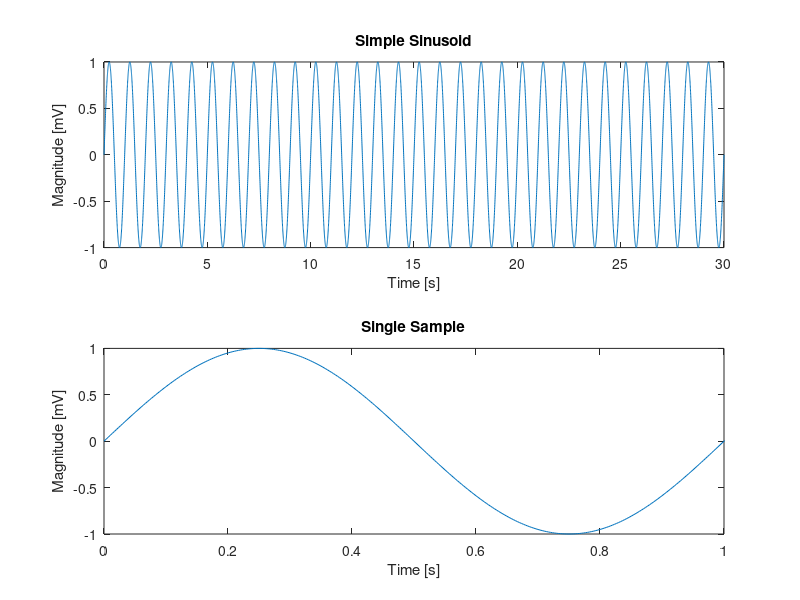
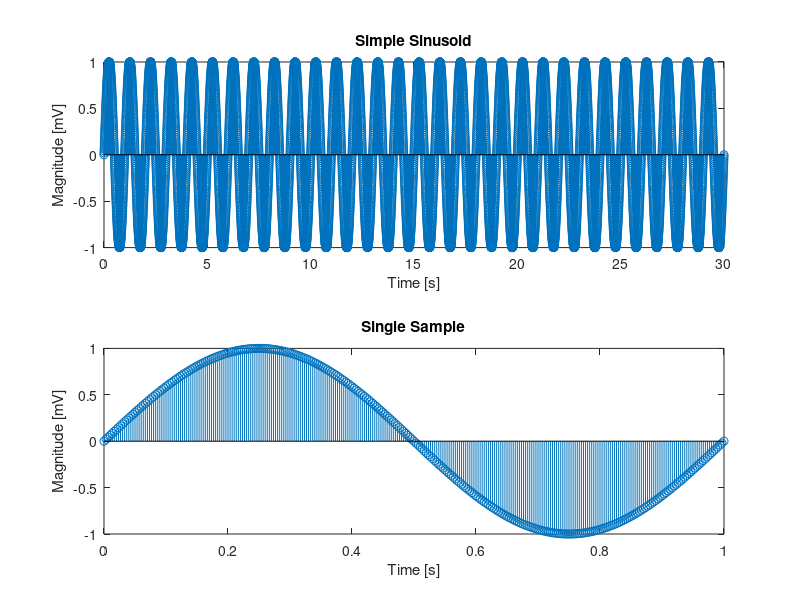

Here is the MATLAB script that generated these plots, in order: (Note: this script raises an error after producing the figures.)
%{
% Name: Joshua Vincent
% Lab: BIOE 162
% Session: M | T
% Date: 25 January 2021
%}

clear

% Model a simple sinusoid
fs = 300; % This is the sampling rate in the PhysioNet
dt = 1/fs; % Time between samples
ns = 30; % This is the median sample time in PhysioNet
t = 0:dt:ns;
a = 1;
f = 1; % 1 Hz
period = 1/f;
omega = 2*pi*f;
phi = 0;
y = a*sin((omega*t) + phi);

% Plot the data continuously
figure() % Create a new figure
subplot(211) % Switch to first figure
plot(t, y)
xlabel("Time [s]")
ylabel("Magnitude [mV]") % As an example
title("Simple Sinusoid")

% Zoom in on a single sample
subplot(212) % Switch to second row
plot(t, y)
xlim([0 period])
xlabel("Time [s]")
ylabel("Magnitude [mV]")
title("Single Sample")

% Plot the data discretely
figure()
subplot(211)
stem(t, y)
xlabel("Time [s]")
ylabel("Magnitude [mV]") % As an example
title("Simple Sinusoid")
subplot(212)
stem(t, y)
xlim([0 period])
xlabel("Time [s]")
ylabel("Magnitude [mV]")
title("Single Sample")

% Changing between coordinate spaces
a = [10 -13];
b = [-5 3];
[th, r] = cart2pol(a, b); % Cartesian to polar
fprintf("Theta: %f\tR: %f\n", th, r)
[u, v] = pol2cart(th, r); % Polar to cartesian
fprintf("u: %f\tv: %f\n", u, v)

% It is more convenient to perform calculations in polar space
a = [8 3];
b = [5 -6];
[th, r] = cart2pol(a, b); % Cartesian to polar
fprintf("Theta: %f\tR: %f\n", th, r)
z = r.*exp(1j*th);
fprintf("z(1): %f\tz(2): %f\n", z(1), z(2))
product = z(1)*z(2);
quotient = z(1)/z(2);
power = z(1)^3;
fprintf("Product: %f\tQuotient: %f\tPower: %f\n", product, quotient, power) % Only prints real components.
% Convert to polar form
a = [real(product) real(quotient) real(power)];
b = [imag(product) imag(quotient) imag(power)];
[th, r] = cart2pol(a, b)

% Addition of complex numbers in cartesian space
a = [5 3];
b = [5 4];
z = complex(a, b);
sum = z(1) + z(2);
fprintf("Sum: %f\n", sum)

% Addition of complex numbers in polar space
th = [pi/6 pi/5];
r = [2 10];
z = r.*exp(1j*th);
sum = z(1) + z(2);
fprintf("Sum: %f\n", sum)

% Condense multiple sinusoids into a single sinusoids
a = 5;
b = -1;
[c, th] = condense(a, b);
fprintf("c: %f\ttheta: %f\n", c, th)

% Plotting sinusoids and exponentially-varying sinusoids
t = 0:dt:50;
figure()

omega = pi/10;
theta = pi/3;
a = 3;
b = 2;
y = (a*cos((omega*t) + theta)) + (b*sin(omega*t));
subplot(211)
plot(t, y)
xlabel("Time [s]")
ylabel("Magnitude")
title("Superposition of Sinusoids")

omega1 = -0.2;
omega2 = pi/4;
a = 3;
y = a*exp(omega1*t).*cos(omega2*t);
subplot(212)
plot(t, y)
xlabel("Time [s]")
ylabel("Magnitude")
title("Exponential Decay of Sinusoid")

% What is the condition to condense sinusoids?
% The sinusoids must have the same angular frequency and phase.
function [c, th] = condense(a, b)
    c = atan(-b/a);
    th = acos(a/c);
end
